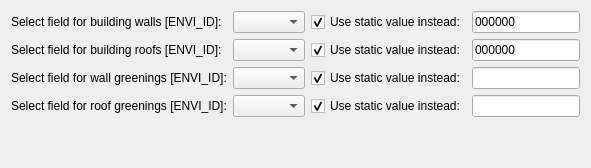
                    <widget class="QWidget" name="greenBuilding">
                     <attribute name="title">
                      <string>Wall / Roof and Greening Data</string>
                     </attribute>
                     <layout class="QGridLayout" name="gridLayout_32">
                      <item row="5" column="1">
                       <spacer name="verticalSpacer_3">
                        <property name="orientation">
                         <enum>Qt::Vertical</enum>
                        </property>
                        <property name="sizeHint" stdset="0">
                         <size>
                          <width>20</width>
                          <height>40</height>
                         </size>
                        </property>
                       </spacer>
                      </item>
                      <item row="2" column="5" alignment="Qt::AlignRight">
                       <widget class="QLineEdit" name="le_bRoof">
                        <property name="minimumSize">
                         <size>
                          <width>80</width>
                          <height>20</height>
                         </size>
                        </property>
                        <property name="text">
                         <string>000000</string>
                        </property>
                       </widget>
                      </item>
                      <item row="1" column="0">
                       <widget class="QLabel" name="label_4">
                        <property name="text">
                         <string>Select field for building walls [ENVI_ID]:</string>
                        </property>
                       </widget>
                      </item>
                      <item row="1" column="5" alignment="Qt::AlignRight">
                       <widget class="QLineEdit" name="le_bWall">
                        <property name="sizePolicy">
                         <sizepolicy hsizetype="Minimum" vsizetype="Fixed">
                          <horstretch>0</horstretch>
                          <verstretch>0</verstretch>
                         </sizepolicy>
                        </property>
                        <property name="minimumSize">
                         <size>
                          <width>80</width>
                          <height>20</height>
                         </size>
                        </property>
                        <property name="text">
                         <string>000000</string>
                        </property>
                       </widget>
                      </item>
                      <item row="2" column="0">
                       <widget class="QLabel" name="label_5">
                        <property name="text">
                         <string>Select field for building roofs [ENVI_ID]:</string>
                        </property>
                       </widget>
                      </item>
                      <item row="3" column="0">
                       <widget class="QLabel" name="label_6">
                        <property name="text">
                         <string>Select field for wall greenings [ENVI_ID]:</string>
                        </property>
                       </widget>
                      </item>
                      <item row="3" column="5" alignment="Qt::AlignRight">
                       <widget class="QLineEdit" name="le_bGreenWall">
                        <property name="sizePolicy">
                         <sizepolicy hsizetype="Minimum" vsizetype="Fixed">
                          <horstretch>0</horstretch>
                          <verstretch>0</verstretch>
                         </sizepolicy>
                        </property>
                        <property name="minimumSize">
                         <size>
                          <width>80</width>
                          <height>20</height>
                         </size>
                        </property>
                       </widget>
                      </item>
                      <item row="4" column="0">
                       <widget class="QLabel" name="label_7">
                        <property name="text">
                         <string>Select field for roof greenings [ENVI_ID]:</string>
                        </property>
                       </widget>
                      </item>
                      <item row="4" column="5" alignment="Qt::AlignRight">
                       <widget class="QLineEdit" name="le_bGreenRoof">
                        <property name="minimumSize">
                         <size>
                          <width>80</width>
                          <height>20</height>
                         </size>
                        </property>
                       </widget>
                      </item>
                      <item row="1" column="4">
                       <widget class="QCheckBox" name="chk_bWall">
                        <property name="text">
                         <string>Use static value instead:</string>
                        </property>
                        <property name="checked">
                         <bool>true</bool>
                        </property>
                       </widget>
                      </item>
                      <item row="1" column="1" colspan="3">
                       <widget class="QgsFieldComboBox" name="cb_bWall"/>
                      </item>
                      <item row="2" column="4">
                       <widget class="QCheckBox" name="chk_bRoof">
                        <property name="text">
                         <string>Use static value instead:</string>
                        </property>
                        <property name="checked">
                         <bool>true</bool>
                        </property>
                       </widget>
                      </item>
                      <item row="2" column="1" colspan="3">
                       <widget class="QgsFieldComboBox" name="cb_bRoof"/>
                      </item>
                      <item row="3" column="4">
                       <widget class="QCheckBox" name="chk_bGreenWall">
                        <property name="text">
                         <string>Use static value instead:</string>
                        </property>
                        <property name="checked">
                         <bool>true</bool>
                        </property>
                       </widget>
                      </item>
                      <item row="4" column="4">
                       <widget class="QCheckBox" name="chk_bGreenRoof">
                        <property name="text">
                         <string>Use static value instead:</string>
                        </property>
                        <property name="checked">
                         <bool>true</bool>
                        </property>
                       </widget>
                      </item>
                      <item row="3" column="1" colspan="3">
                       <widget class="QgsFieldComboBox" name="cb_bGreenWall">
                        <property name="sizePolicy">
                         <sizepolicy hsizetype="Expanding" vsizetype="Fixed">
                          <horstretch>0</horstretch>
                          <verstretch>0</verstretch>
                         </sizepolicy>
                        </property>
                       </widget>
                      </item>
                      <item row="4" column="1" colspan="3">
                       <widget class="QgsFieldComboBox" name="cb_bGreenRoof">
                        <property name="sizePolicy">
                         <sizepolicy hsizetype="Expanding" vsizetype="Fixed">
                          <horstretch>0</horstretch>
                          <verstretch>0</verstretch>
                         </sizepolicy>
                        </property>
                       </widget>
                      </item>
                     </layout>
                    </widget>
